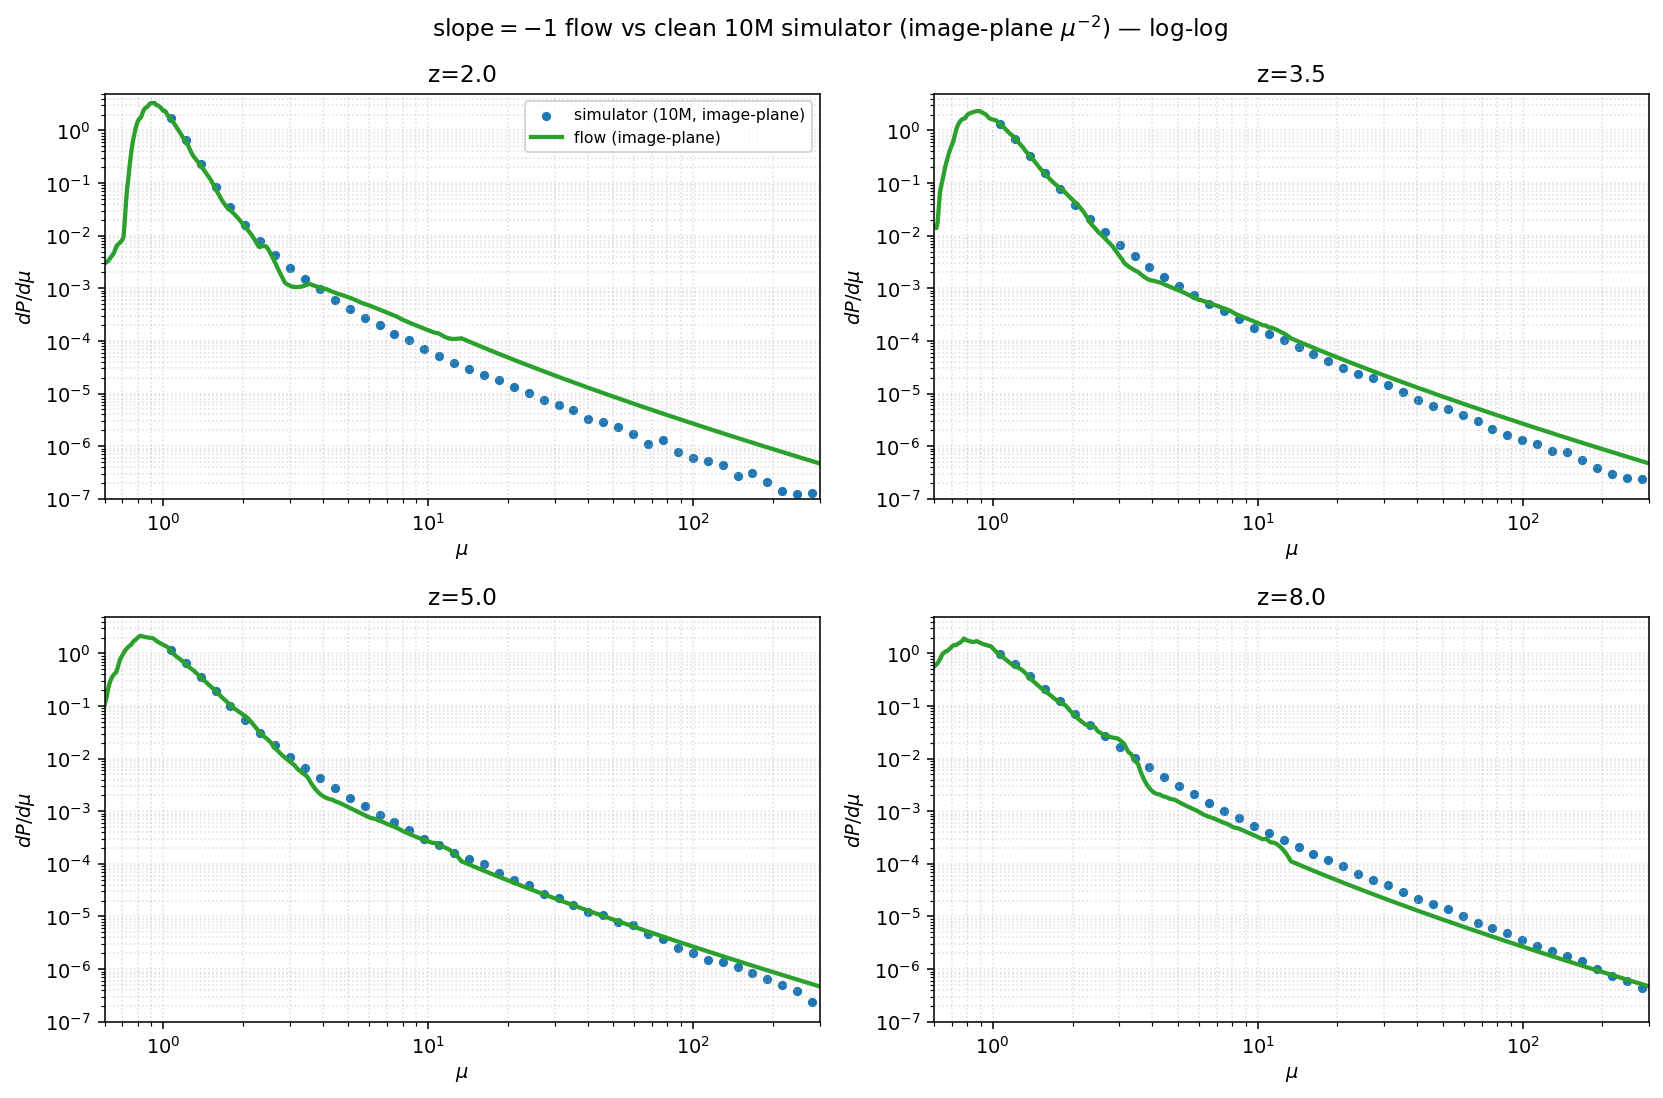

Generate this figure with Python:
"""Overlay the current flow (flow_ar.pt) on a CLEAN 10M full-tail reference (cached once).
Shows image-plane (raw, dP/dmu ~ mu^-2) and source-plane (x 1/mu -> mu^-3) in log-log.
"""
import os
os.environ.setdefault("KMP_DUPLICATE_LIB_OK", "TRUE")
import sys
from pathlib import Path
from multiprocessing import Pool
import numpy as np, torch
import matplotlib; matplotlib.use("Agg"); import matplotlib.pyplot as plt
from ml.autoresearch import train_ar

AR = Path(__file__).resolve().parent; REPO = AR.parents[1]
THETA = (0.72, 0.38, 1.00); ZS = [2.0, 3.5, 5.0, 8.0]
NPER, NWORK = 1_000_000, 10
REF = AR / "cache" / "clean_tail_ref.npz"
EDGES = np.geomspace(1.0, 300.0, 45)

def _worker(args):
    z, seed = args; sys.path.insert(0, str(REPO/"build")); import gwlensing as gw
    r = gw.sample_lnmu_ml_with_diagnostics(float(z), *map(float, THETA), int(NPER), int(seed), False)
    x = np.asarray(r["lnmu"], float); return x[np.isfinite(x)]

def build_ref():
    if REF.exists():
        d = np.load(REF); return {k: d[k] for k in d.files}
    out = {"edges": EDGES}
    for z in ZS:
        with Pool(NWORK) as p: parts = p.map(_worker, [(z, 100+j) for j in range(NWORK)])
        mu = np.exp(np.concatenate(parts)); c, _ = np.histogram(mu, bins=EDGES)
        out[f"c_{z}"] = c; out[f"N_{z}"] = mu.size
        print(f"ref z={z}: N={mu.size} maxmu={mu.max():.0f}")
    REF.parent.mkdir(parents=True, exist_ok=True); np.savez(REF, **out); return out

def main():
    ref = build_ref()
    ck = torch.load(AR/"models/flow_ar.pt", map_location="cpu", weights_only=False)
    fn = train_ar.make_log_prob_fn(train_ar.build_flow(ck["config"]).eval(), ck["stats"], torch.device("cpu"))
    flow = train_ar.build_flow(ck["config"]); flow.load_state_dict(ck["state_dict"]); flow.eval()
    fn = train_ar.make_log_prob_fn(flow, ck["stats"], torch.device("cpu"))
    edges = ref["edges"]; ctr = np.sqrt(edges[:-1]*edges[1:]); bw = np.diff(edges)
    lg = np.linspace(np.log(0.6), np.log(300), 600); mug = np.exp(lg)
    fig, ax = plt.subplots(2, 2, figsize=(12, 8), squeeze=False)
    for i, z in enumerate(ZS):
        a = ax[i//2][i%2]; c = ref[f"c_{z}"]; N = int(ref[f"N_{z}"]); m = c >= 20
        a.scatter(ctr[m], c[m]/(N*bw[m]), s=14, color="#1f77b4", label="simulator (10M, image-plane)")
        p_img = np.exp(fn(lg, z, THETA))/mug
        a.plot(mug, p_img, color="#2ca02c", lw=2.2, label="flow (image-plane)")
        a.set_xscale("log"); a.set_yscale("log"); a.set_ylim(1e-7, 5); a.set_xlim(0.6, 300)
        a.set_title(f"z={z}"); a.set_xlabel(r"$\mu$"); a.set_ylabel(r"$dP/d\mu$"); a.grid(True, which="both", ls=":", alpha=.4)
        if i == 0: a.legend(fontsize=8)
    fig.suptitle(r"slope$=-1$ flow vs clean 10M simulator (image-plane $\mu^{-2}$) — log-log"); fig.tight_layout()
    fig.savefig(AR/"validate_flow.png", dpi=140, bbox_inches="tight"); print("wrote", AR/"validate_flow.png")

if __name__ == "__main__": main()
